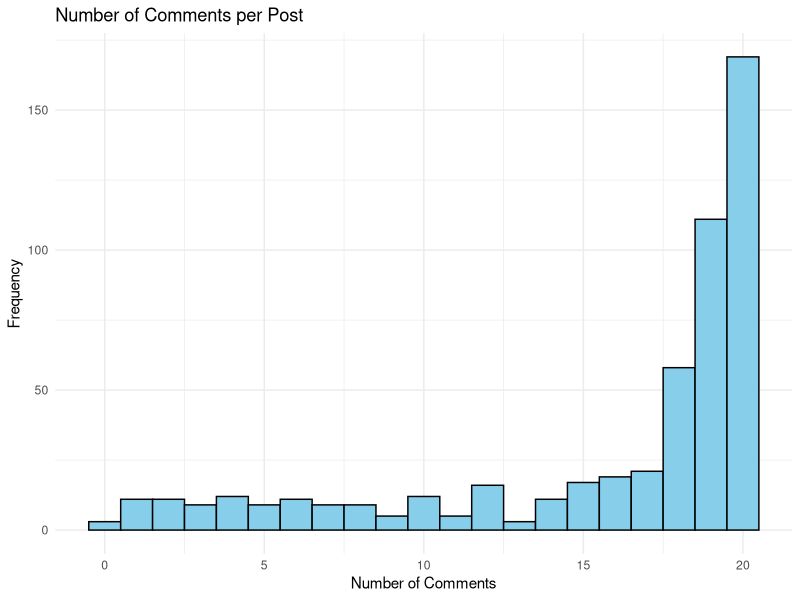
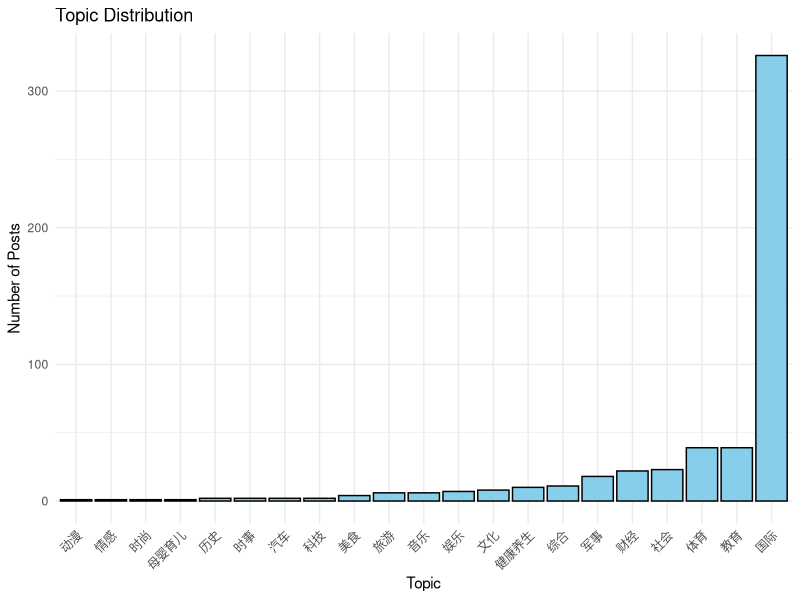
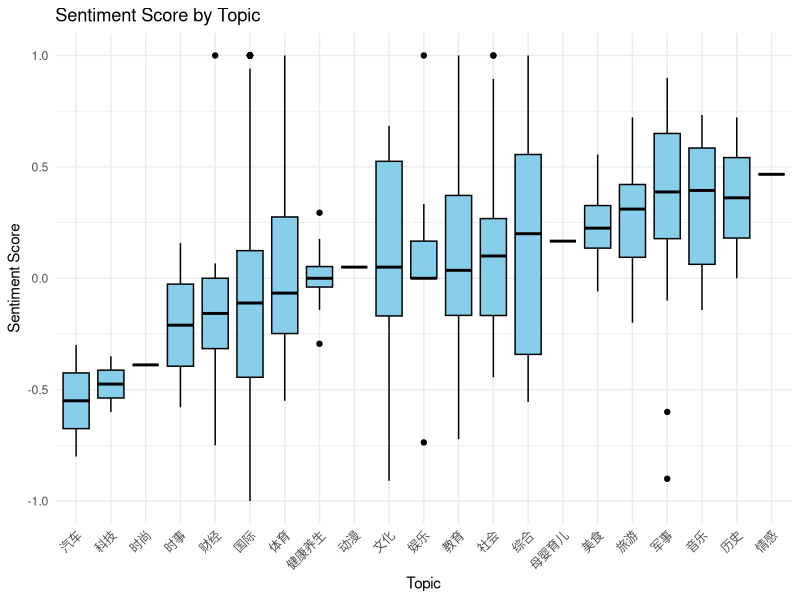
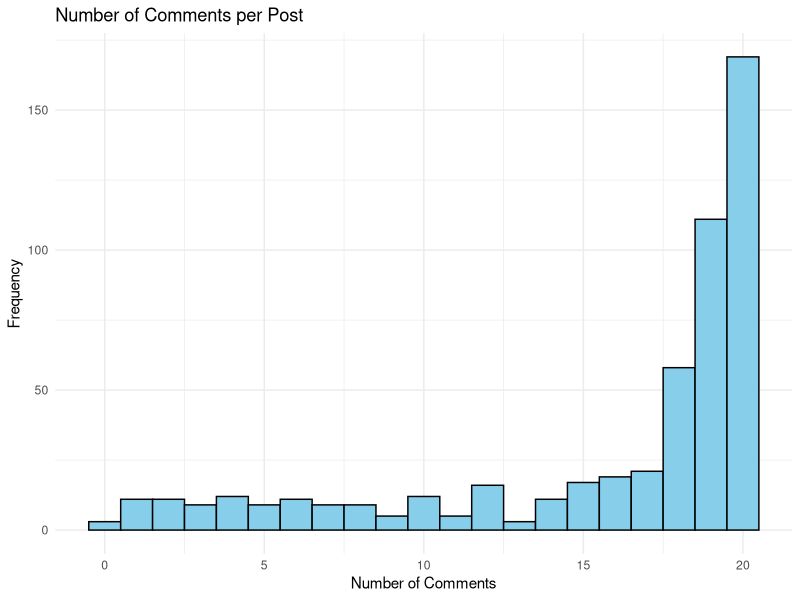
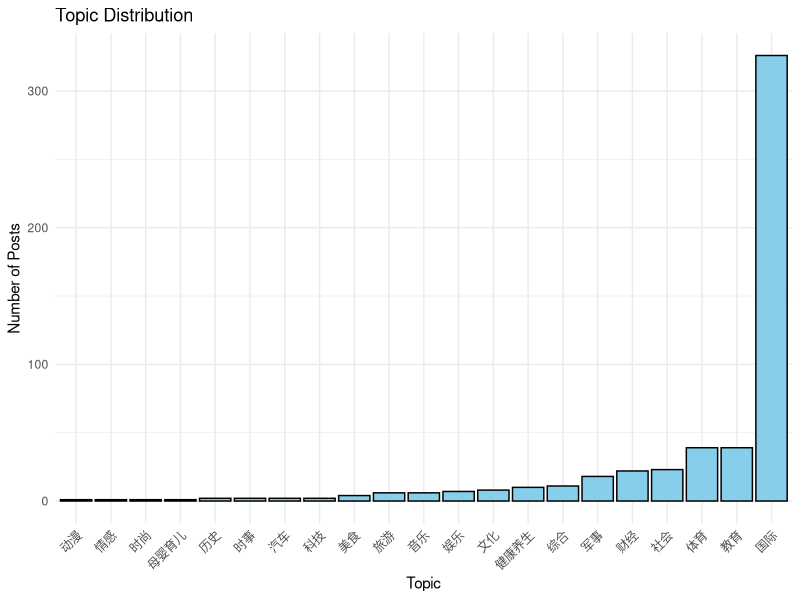
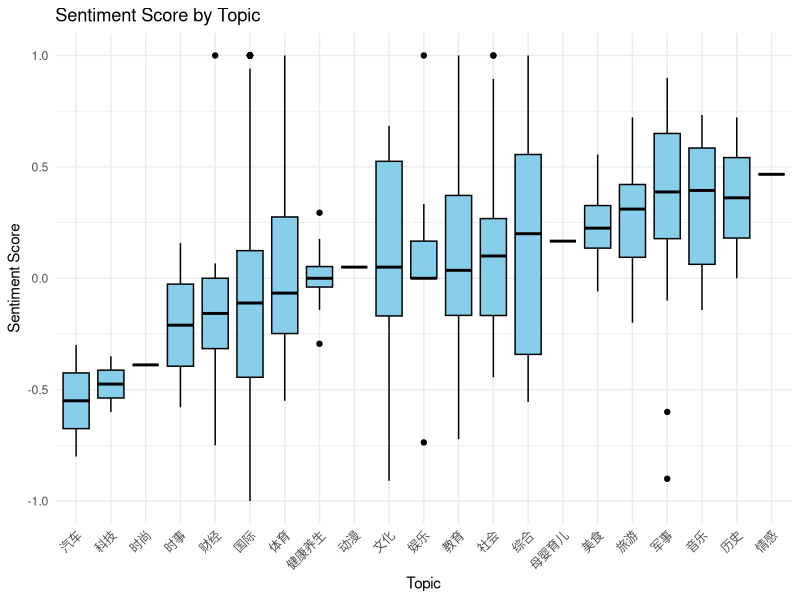

Here is the R script that generated these plots, in order:
library(tidyverse)

# Load the data
posts <- read_csv("processed/posts.csv")
comments <- read_csv("processed/comments.csv")

# Create a new column with the number of comments
posts <- posts %>%
  mutate(num_comments = map_int(id, ~sum(comments$post_id == .)))

# Create a histogram of the number of comments
ggplot(posts, aes(num_comments)) +
  geom_histogram(binwidth = 1, fill = "skyblue", color = "black") +
  labs(title = "Number of Comments per Post",
       x = "Number of Comments",
       y = "Frequency") +
  theme_minimal()

# Save the plot as a PNG file
ggsave("plots/comments_histogram.png", width = 6, height = 4, dpi = 300) 

# Show sorted topic distribution (45 degrees rotation)
posts_sorted_by_topic <- posts %>%
  count(topic) %>%
  arrange(desc(n))

ggplot(posts_sorted_by_topic, aes(x = reorder(topic, n), y = n)) +
  geom_bar(stat = "identity", fill = "skyblue", color = "black") +
  labs(title = "Topic Distribution",
       x = "Topic",
       y = "Number of Posts") +
  theme_minimal() +
  theme(axis.text.x = element_text(angle = 45, hjust = 1))


# Save the plot as a PNG file
ggsave("plots/topic_distribution.png", width = 6, height = 4, dpi = 300)

# Average sentiment score of the comments per post
comments <- comments %>%
  mutate(sentiment_score = ifelse(sentiment == "positive", 1, ifelse(sentiment == "negative", -1, 0)))
comments_avg_sentiment <- comments %>%
  group_by(post_id) %>%
  summarize(avg_sentiment = mean(sentiment_score, na.rm = TRUE))

# Plot the distribution of average sentiment scores by the post topics (sorted by average sentiment score)
comments_avg_sentiment <- comments_avg_sentiment %>%
  left_join(posts, by = c("post_id" = "id"))

ggplot(comments_avg_sentiment, aes(x = reorder(topic, avg_sentiment), y = avg_sentiment)) +
  geom_boxplot(fill = "skyblue", color = "black") +
  labs(title = "Sentiment Score by Topic",
       x = "Topic",
       y = "Sentiment Score") +
  theme_minimal() +
  theme(axis.text.x = element_text(angle = 45, hjust = 1))

# Save the plot as a PNG file
ggsave("plots/avg_sentiment_by_topic.png", width = 6, height = 4, dpi = 300) 

